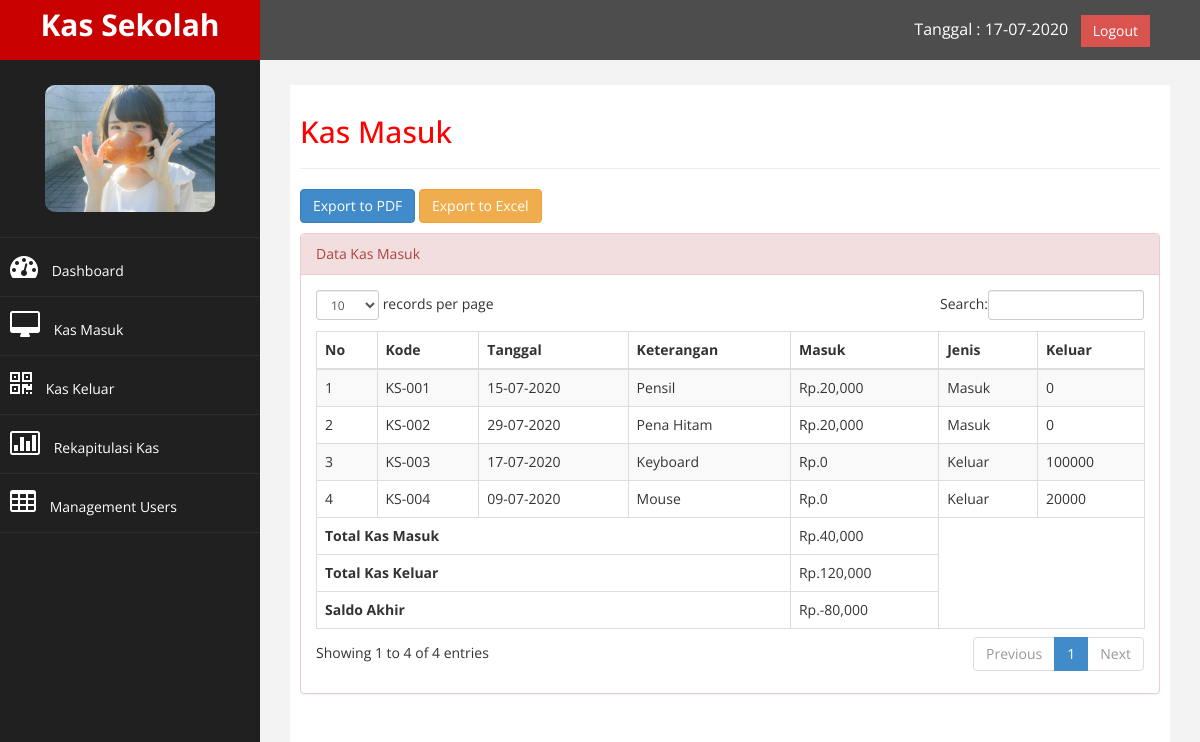
Screenshot of /index.php?p=rekap (signed in) with the database file from the repository.
### tables this page shows
CREATE TABLE `tb_kas` (
  `id` int(11) NOT NULL,
  `kode` varchar(255) NOT NULL,
  `keterangan` varchar(100) NOT NULL,
  `tgl` date NOT NULL,
  `jumlah` int(11) NOT NULL,
  `jenis` varchar(30) NOT NULL,
  `keluar` int(11) NOT NULL
);

### page/rekap/rekap.php (the view)
<?php
$tampilKas = $conn->query("SELECT * FROM tb_kas") or die(mysqli_error($conn));
?>
<h2>Kas Masuk</h2>
<hr>
<a href="laporan/export_rekam_pdf.php" class="btn btn-primary" style="margin-bottom: 10px;" target="_blank">Export to PDF</a>
<a href="laporan/export_rekam_excel.php" class="btn btn-warning" style="margin-bottom: 10px;" target="_blank">Export to Excel</a>
<div class="panel panel-danger">
    <div class="panel-heading">
         Data Kas Masuk
    </div>
    <div class="panel-body">
        <div class="table-responsive">
            <table class="table table-striped table-bordered table-hover" id="dataTables-example">
                <thead>
                    <tr>
                        <th>No</th>
                        <th>Kode</th>
                        <th>Tanggal</th>
                        <th>Keterangan</th>
                        <th>Masuk</th>
                        <th>Jenis</th>
                        <th>Keluar</th>
                    </tr>
                </thead>
                <tbody>
                <?php
                $no = 1;
                while($data = $tampilKas->fetch_assoc()) : ?>
								<tr>
									<td><?= $no++; ?></td>
									<td><?= $data['kode']; ?></td>
									<td><?= date('d-m-Y', strtotime($data['tgl'])); ?></td>
									<td><?= $data['keterangan']; ?></td>
									<td>Rp.<?= number_format($data['jumlah']); ?></td>
									<td><?= $data['jenis']; ?></td>
									<td><?= $data['keluar']; ?></td>
								</tr>
								<?php
								$totalTT = $totalTT + $data['jumlah'];
								$total_keluarT = $total_keluarT + $data['keluar'];
								$saldo_akhirT = $totalTT - $total_keluarT;
								?>
                <?php endwhile; ?>
                </tbody>
                <tfoot>
                	<tr>
                		<th colspan="4">Total Kas Masuk</th>
                		<td>Rp.<?= number_format($totalTT); ?></td>
                	</tr>
                	<tr>
                		<th colspan="4">Total Kas Keluar</th>
                		<td>Rp.<?= number_format($total_keluarT); ?></td>
                	</tr>
                	<tr>
                		<th colspan="4">Saldo Akhir</th>
                		<td>Rp.<?= number_format($saldo_akhirT); ?></td>
                	</tr>
                </tfoot>
            </table>
        </div>
    </div>
</div>

### index.php (shortened to what this page needs)
<?php
require_once 'config/koneksi.php';
$page = $_GET['p'];
$aksi = $_GET['aksi'];
?>
<!DOCTYPE html>
<html xmlns="http://www.w3.org/1999/xhtml">
<head>
    <link href="assets/css/bootstrap.css" rel="stylesheet" />
    <link href="assets/css/font-awesome.css" rel="stylesheet" />
    <link href="assets/css/custom.css" rel="stylesheet" />
    <link href="assets/js/dataTables/dataTables.bootstrap.css" rel="stylesheet" />
</head>
<body>
    <div id="wrapper">
        <?php require_once 'themeplates/navbar.php'; ?>
            <?php require_once 'themeplates/sidebar.php'; ?>
        <div id="page-wrapper" >
            <div id="page-inner">
                <div class="row">
                    <div class="col-md-12">
                    <?php
                    if($page == 'masuk') {
                        if($aksi == '') {
                            require_once 'page/kas_masuk/masuk.php';
                        } else if($aksi == 'hapus') {
                            require_once 'page/kas_masuk/hapus.php';
                        }
                    } else if($page == 'keluar') {
                        if($aksi == '') {
                            require_once 'page/kas_keluar/keluar.php';
                        } else if($aksi == 'hapus') {
                            require_once 'page/kas_keluar/hapus.php';
                        }
                    } else if($page == 'rekap') {
                        if($aksi == '') {
                            require_once 'page/rekap/rekap.php';
                        }
                    } else if($page == 'users') {
                        if($aksi == '') {
                            require_once 'page/user/user.php';
                        }
                    }
                    ?>
                    </div>
                </div>
    </div>
            </div>
        </div>
    <?php require_once 'themeplates/footer.php'; ?>

### themeplates/navbar.php (shortened to what this page needs)
<nav class="navbar navbar-default navbar-cls-top " role="navigation" style="margin-bottom: 0">
            <div class="navbar-header">
                <a class="navbar-brand" href="index.php">Kas Sekolah</a>
            </div>
  <div style="color: white;
padding: 15px 50px 5px 50px;
float: right;
font-size: 16px;"> Tanggal : <?= date('d-m-Y'); ?> &nbsp; <a href="logout.php" class="btn btn-danger square-btn-adjust">Logout</a> </div>
        </nav>

### themeplates/sidebar.php
<nav class="navbar-default navbar-side" role="navigation">
            <div class="sidebar-collapse">
                <ul class="nav" id="main-menu">
				<li class="text-center">
                    <img src="img/<?= $_SESSION['admin']['foto']; ?>" class="user-image img-responsive"/>
					</li>
                    <li>
                        <a  href="index.php"><i class="fa fa-dashboard fa-2x"></i> Dashboard</a>
                    </li>
                      <li>
                        <a  href="?p=masuk"><i class="fa fa-desktop fa-2x"></i> Kas Masuk</a>
                    </li>
                    <li>
                        <a  href="?p=keluar"><i class="fa fa-qrcode fa-2x"></i> Kas Keluar</a>
                    </li>
						   <li  >
                        <a  href="?p=rekap"><i class="fa fa-bar-chart-o fa-2x"></i> Rekapitulasi Kas</a>
                    </li>
                    <?php if($_SESSION['admin']['level'] ==='admin') : ?>
                      <li  >
                        <a  href="?p=users"><i class="fa fa-table fa-2x"></i> Management Users</a>
                    </li>
                    <?php endif; ?>
                </ul>
            </div>
        </nav>

### themeplates/footer.php (shortened to what this page needs)
</body>
</html>

### assets/css/custom.css (style rules this page uses)
body { font-family: 'Open Sans', sans-serif; }
#wrapper { width: 100%; background:#202020; }
#page-wrapper { padding: 15px 15px; min-height: 600px; background:#F3F3F3; }
#page-inner { width:100%; margin:10px 20px 10px 0px; background-color:#fff!important; padding:10px; min-height:1200px; }
.text-center { text-align:center; }
h2 { color: #f00; }
.square-btn-adjust { border: 0px solid transparent; -webkit-border-radius: 0px; -moz-border-radius: 0px; border-radius: 0px; }
.user-image { margin: 25px auto; -webkit-border-radius: 10px; -moz-border-radius: 10px; border-radius: 10px; max-height:170px; max-width:170px; }
.navbar-cls-top .navbar-brand { color: #fff; background: #C90000; width: 260px; text-align: center; height: 60px; font-size: 30px; font-weight: 700; }
.sidebar-collapse , .sidebar-collapse .nav { background:none; }
.sidebar-collapse .nav { padding:0; }
.sidebar-collapse .nav > li > a { color:#fff; background:#202020; text-shadow:none; }
.sidebar-collapse > .nav > li > a { padding:15px 10px; }
.sidebar-collapse > .nav > li { border-bottom: 1px solid rgba(107, 108, 109, 0.19); }
.navbar-side { border:none; background-color: #202020; }
.navbar-cls-top { background:#4D4D4D; border-bottom:none; }
.navbar-default { border:0px solid black; }
.navbar-header { background: #A70303; }
.nav > li > a > i { margin-right:10px; }
@media (min-width:768px) { #page-wrapper { margin: 0 0 0 260px; padding: 15px 30px; min-height: 1200px; } }
@media (min-width:768px) { .navbar-side { z-index: 1; position: absolute; width: 260px; } }
@media (min-width:768px) { .navbar { border-radius: 0px; } }

### rows the page displays
tb_kas: kode "KS-001", tgl "15-07-2020", keterangan "Pensil", jumlah "20,000", jenis "Masuk", keluar "0"
tb_kas: kode "KS-002", tgl "29-07-2020", keterangan "Pena Hitam", jumlah "20,000", jenis "Masuk", keluar "0"
tb_kas: kode "KS-003", tgl "17-07-2020", keterangan "Keyboard", jumlah "0", jenis "Keluar", keluar "100000"
tb_kas: kode "KS-004", tgl "09-07-2020", keterangan "Mouse", jumlah "0", jenis "Keluar", keluar "20000"

### other values shown
$totalTT "40,000"
$total_keluarT "120,000"
$saldo_akhirT "-80,000"
